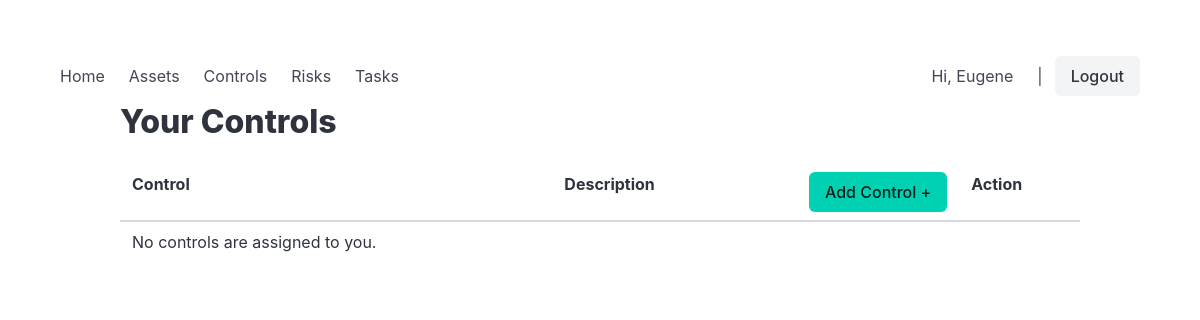
Before: /car/control/ (signed in) with the older database file.
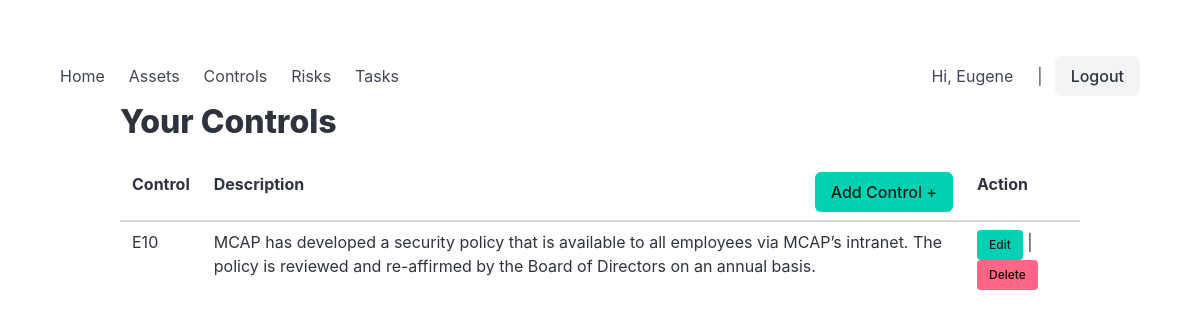
After: the same page with the newer database file.
### car/models.py (models this page shows, shortened)
class TimestampedModel(models.Model):
    created_at = models.DateTimeField(auto_now_add=True)
    updated_at = models.DateTimeField(auto_now=True)
    created_by = models.ForeignKey(
        settings.AUTH_USER_MODEL,
        null=True,
        blank=True,
        on_delete=models.SET_NULL,
        related_name="%(class)s_created",
        editable=False,
    )
    updated_by = models.ForeignKey(
        settings.AUTH_USER_MODEL,
        null=True,
        blank=True,
        on_delete=models.SET_NULL,
        related_name="%(class)s_updated",
        editable=False,
    )
    updated_by_username = models.CharField(
        max_length=150,
        blank=True,
        editable=False,
    )
    class Meta:
        abstract = True

class Control(TimestampedModel):
    control_label = models.CharField(max_length=50, unique=True,
        help_text="Control code/label for reference in documents. I.e. IAM-002, BCP-003"
    )
    title = models.CharField(max_length=200,blank=True, help_text="Control title (optional)")
    description = models.TextField(help_text="Control description")
    sec_function = models.CharField(max_length=10,
        choices=SecurityFunction.choices,
    )
    asset = models.ForeignKey(Asset,related_name="controls",on_delete=models.PROTECT,blank=True,null=True)
    owner = models.ForeignKey(Owner,related_name="controls",on_delete=models.PROTECT,blank=True,null=True)
    status = models.CharField(max_length=10, choices=ControlStatus.choices, default=ControlStatus.ACTIVE)
    documentation_url = models.URLField(blank=True, help_text="URL to external control documentation.")
    history = HistoricalRecords()

### car/views.py (the view)
# urls.py: path("control/", views.control_list, name="control_list"),
def control_list(request):
    control_list = Control.objects.filter(owner__users=request.user).order_by("control_label")
    context = {"control_list": control_list, "ptitle": "Your controls"}
    return render(request, "car/control_list.html", context)

### car/templates/car/control_list.html (shortened to what this page needs)
{% extends "car/base.html" %}
{% block content %}
{% load static %}
    <div class="container">
      <h1 class="title">Your Controls</h1>
      <table class="table is-striped is-hoverable is-fullwidth">
        <thead>
          <tr>
            <th>Control</th>
            <th>Description
              <div style="display: inline-block; float: right;"><a href="{% url 'control_edit' 0 %}"><span title="Add new Control" class="button is-primary">Add Control +</span></a></div>
            </th>
			<th>Action</th>
          </tr>
        </thead>
        <tbody>
        {% for contrl in control_list %}
          <tr>
            <td>
               {{ contrl.control_label }}
            </td>
            <td>{{ contrl.description }}</td>
			<td>
				    <a href="{% url 'control_edit' contrl.pk %}"><span class="button is-small is-primary">Edit</span></a> |
					<a href="{% url 'control_delete' contrl.pk %}"><span class="button is-small is-danger">Delete</span></a>
			</td>
          </tr>
        {% empty %}
            <tr><td>No controls are assigned to you.</td></tr>
        {% endfor %}
        </tbody>
      </table>
    </div>
{% endblock %}

Changed rows visible on the page:
added Control: control_label "E10", description "MCAP has developed a security policy that is available to all employees via MCAP’s intranet. The policy is reviewed and re-affirmed by the Board of Directors on an annual basis."
Other visible differences:
text no longer shown: "No controls are assigned to you."
